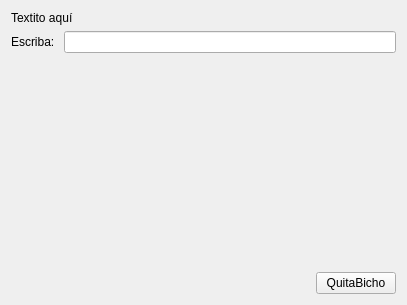
<?xml version="1.0" encoding="UTF-8"?>
<ui version="4.0">
 <class>Form</class>
 <widget class="QWidget" name="Form">
  <property name="geometry">
   <rect>
    <x>0</x>
    <y>0</y>
    <width>407</width>
    <height>305</height>
   </rect>
  </property>
  <property name="windowTitle">
   <string>Form</string>
  </property>
  <layout class="QGridLayout" name="gridLayout_2">
   <item row="0" column="0">
    <layout class="QGridLayout" name="gridLayout">
     <item row="0" column="0">
      <widget class="QLabel" name="label">
       <property name="text">
        <string>Textito aquí</string>
       </property>
      </widget>
     </item>
     <item row="1" column="0" colspan="2">
      <layout class="QHBoxLayout" name="horizontalLayout">
       <item>
        <widget class="QLabel" name="label_2">
         <property name="text">
          <string>Escriba: </string>
         </property>
        </widget>
       </item>
       <item>
        <widget class="MyLineEdit" name="lineEdit"/>
       </item>
      </layout>
     </item>
     <item row="2" column="1">
      <spacer name="verticalSpacer">
       <property name="orientation">
        <enum>Qt::Vertical</enum>
       </property>
       <property name="sizeHint" stdset="0">
        <size>
         <width>20</width>
         <height>40</height>
        </size>
       </property>
      </spacer>
     </item>
     <item row="3" column="0" colspan="2">
      <layout class="QHBoxLayout" name="horizontalLayout_2">
       <item>
        <spacer name="horizontalSpacer">
         <property name="orientation">
          <enum>Qt::Horizontal</enum>
         </property>
         <property name="sizeHint" stdset="0">
          <size>
           <width>40</width>
           <height>20</height>
          </size>
         </property>
        </spacer>
       </item>
       <item>
        <widget class="QPushButton" name="pushButton">
         <property name="text">
          <string>QuitaBicho</string>
         </property>
        </widget>
       </item>
      </layout>
     </item>
    </layout>
   </item>
  </layout>
 </widget>
 <customwidgets>
  <customwidget>
   <class>MyLineEdit</class>
   <extends>QLineEdit</extends>
   <header>MyLineEdit.h</header>
   <slots>
    <signal>returnPressed(QString)</signal>
   </slots>
  </customwidget>
 </customwidgets>
 <resources/>
 <connections>
  <connection>
   <sender>lineEdit</sender>
   <signal>returnPressed(QString)</signal>
   <receiver>label</receiver>
   <slot>setText(QString)</slot>
   <hints>
    <hint type="sourcelabel">
     <x>127</x>
     <y>46</y>
    </hint>
    <hint type="destinationlabel">
     <x>72</x>
     <y>14</y>
    </hint>
   </hints>
  </connection>
 </connections>
</ui>
